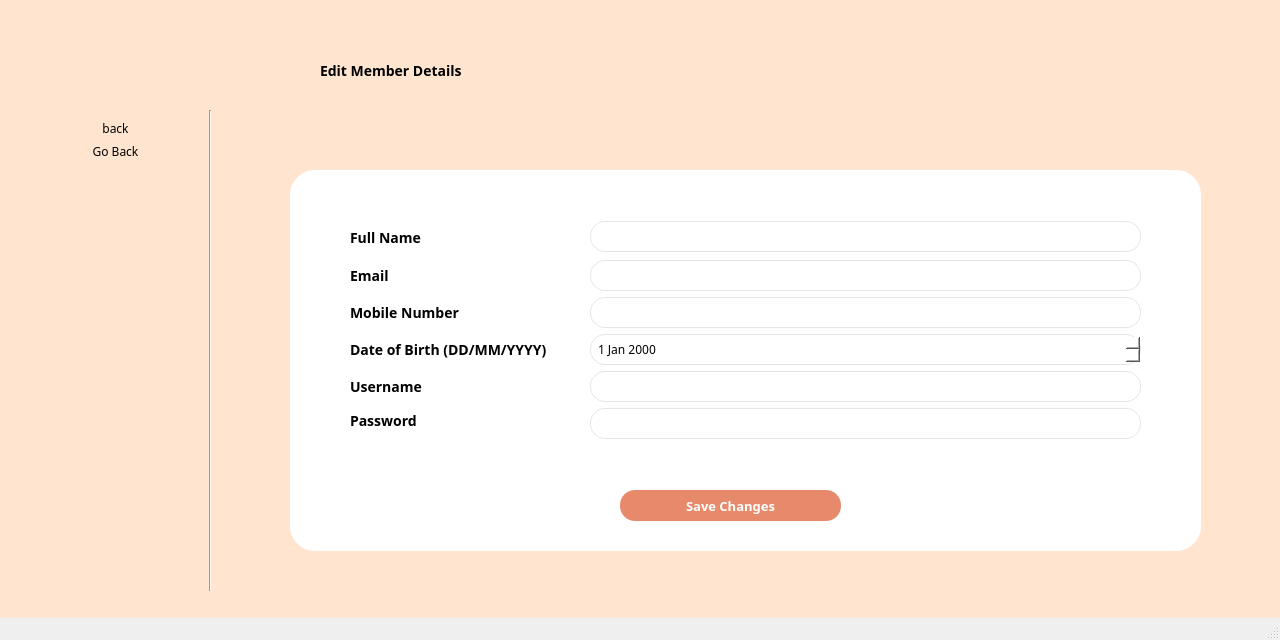
<?xml version="1.0" encoding="UTF-8"?>
<ui version="4.0">
 <class>adminMemberEdit</class>
 <widget class="QMainWindow" name="adminMemberEdit">
  <property name="geometry">
   <rect>
    <x>0</x>
    <y>0</y>
    <width>1280</width>
    <height>640</height>
   </rect>
  </property>
  <property name="minimumSize">
   <size>
    <width>0</width>
    <height>0</height>
   </size>
  </property>
  <property name="maximumSize">
   <size>
    <width>16777215</width>
    <height>16777215</height>
   </size>
  </property>
  <property name="windowTitle">
   <string>MainWindow</string>
  </property>
  <widget class="QWidget" name="centralwidget">
   <property name="styleSheet">
    <string notr="true">QWidget{
	background: #FFE5D0;
	font-family: Montserrat;
}</string>
   </property>
   <widget class="QLabel" name="logoImage">
    <property name="geometry">
     <rect>
      <x>10</x>
      <y>20</y>
      <width>221</width>
      <height>71</height>
     </rect>
    </property>
    <property name="text">
     <string/>
    </property>
    <property name="pixmap">
     <pixmap resource="resources.qrc">:/resources/images/bblLogo.png</pixmap>
    </property>
   </widget>
   <widget class="QLabel" name="label_6">
    <property name="geometry">
     <rect>
      <x>320</x>
      <y>30</y>
      <width>231</width>
      <height>81</height>
     </rect>
    </property>
    <property name="sizePolicy">
     <sizepolicy hsizetype="Preferred" vsizetype="Fixed">
      <horstretch>0</horstretch>
      <verstretch>0</verstretch>
     </sizepolicy>
    </property>
    <property name="styleSheet">
     <string notr="true">QLabel{
	font-weight: bold;
	font-size: 14px;

}</string>
    </property>
    <property name="text">
     <string>Edit Member Details</string>
    </property>
   </widget>
   <widget class="QWidget" name="layoutWidget_2">
    <property name="geometry">
     <rect>
      <x>20</x>
      <y>120</y>
      <width>191</width>
      <height>471</height>
     </rect>
    </property>
    <layout class="QVBoxLayout" name="verticalLayout">
     <item>
      <widget class="QLabel" name="memberIcon">
       <property name="text">
        <string>back</string>
       </property>
       <property name="alignment">
        <set>Qt::AlignCenter</set>
       </property>
      </widget>
     </item>
     <item>
      <widget class="QPushButton" name="memberBtn">
       <property name="styleSheet">
        <string notr="true">QPushButton{
	border-radius:15px;
	font: 14px &quot;Montserrat&quot;;
}

QPushButton:hover {
	text-decoration: underline;
}</string>
       </property>
       <property name="text">
        <string>Go Back</string>
       </property>
      </widget>
     </item>
     <item>
      <spacer name="verticalSpacer">
       <property name="orientation">
        <enum>Qt::Vertical</enum>
       </property>
       <property name="sizeHint" stdset="0">
        <size>
         <width>20</width>
         <height>40</height>
        </size>
       </property>
      </spacer>
     </item>
    </layout>
   </widget>
   <widget class="QGroupBox" name="groupBox">
    <property name="geometry">
     <rect>
      <x>290</x>
      <y>170</y>
      <width>911</width>
      <height>381</height>
     </rect>
    </property>
    <property name="styleSheet">
     <string notr="true">QGroupBox{
	border-radius: 25px;
	background: rgb(255, 255, 255);
}

/*QLineEdit{
	background:rgb(255, 229, 208);
	border-radius: 15px;
}*/

QLabel{
	background: rgb(255, 255, 255);
	font-size: 14px;
	font-weight: bold;

}

QLineEdit {
	background:rgb(255, 229, 208);
	border: 1px solid;
	border-radius: 15px;
	border-color: #e5e5e5;
	background-color: palette(base);
	padding: 0px 5px;
}

QDateEdit{
	background:rgb(255, 229, 208);
	border: 1px solid;
	border-radius: 15px;
	border-color: #e5e5e5;
	background-color: palette(base);
	padding: 0px 5px;
}

QFormLayout{
	color: rgb(255, 255, 255);
}


QPushButton {
	border-radius: 15px; 
	font-size: 13px;
}
</string>
    </property>
    <property name="title">
     <string/>
    </property>
    <widget class="QPushButton" name="updateMemberButton">
     <property name="geometry">
      <rect>
       <x>330</x>
       <y>320</y>
       <width>221</width>
       <height>31</height>
      </rect>
     </property>
     <property name="styleSheet">
      <string notr="true">QPushButton {
background-color: #E78A6B;
color:  #fff;
font-weight: 500;
}

QPushButton:hover {
background-color: rgba(231, 138, 107, 0.8);
}

QPushButton:pressed {
background-color: rgb(196, 116, 90);
}</string>
     </property>
     <property name="text">
      <string>Save Changes</string>
     </property>
    </widget>
    <widget class="QLineEdit" name="emailLineEdit">
     <property name="geometry">
      <rect>
       <x>300</x>
       <y>90</y>
       <width>551</width>
       <height>31</height>
      </rect>
     </property>
     <property name="minimumSize">
      <size>
       <width>0</width>
       <height>31</height>
      </size>
     </property>
    </widget>
    <widget class="QLineEdit" name="mobileNumLineEdit">
     <property name="geometry">
      <rect>
       <x>300</x>
       <y>127</y>
       <width>551</width>
       <height>31</height>
      </rect>
     </property>
     <property name="minimumSize">
      <size>
       <width>0</width>
       <height>31</height>
      </size>
     </property>
     <property name="maximumSize">
      <size>
       <width>16777215</width>
       <height>16777215</height>
      </size>
     </property>
     <property name="baseSize">
      <size>
       <width>0</width>
       <height>31</height>
      </size>
     </property>
     <property name="text">
      <string/>
     </property>
    </widget>
    <widget class="QLineEdit" name="passwordLineEdit">
     <property name="geometry">
      <rect>
       <x>300</x>
       <y>238</y>
       <width>551</width>
       <height>31</height>
      </rect>
     </property>
     <property name="sizePolicy">
      <sizepolicy hsizetype="Preferred" vsizetype="Preferred">
       <horstretch>0</horstretch>
       <verstretch>0</verstretch>
      </sizepolicy>
     </property>
     <property name="minimumSize">
      <size>
       <width>0</width>
       <height>31</height>
      </size>
     </property>
     <property name="maximumSize">
      <size>
       <width>16777215</width>
       <height>0</height>
      </size>
     </property>
     <property name="styleSheet">
      <string notr="true">QLineEdit {
	padding: 5px;
}</string>
     </property>
     <property name="alignment">
      <set>Qt::AlignLeading|Qt::AlignLeft|Qt::AlignTop</set>
     </property>
    </widget>
    <widget class="QLabel" name="label_20">
     <property name="geometry">
      <rect>
       <x>60</x>
       <y>164</y>
       <width>211</width>
       <height>31</height>
      </rect>
     </property>
     <property name="sizePolicy">
      <sizepolicy hsizetype="Preferred" vsizetype="Preferred">
       <horstretch>0</horstretch>
       <verstretch>0</verstretch>
      </sizepolicy>
     </property>
     <property name="minimumSize">
      <size>
       <width>0</width>
       <height>0</height>
      </size>
     </property>
     <property name="maximumSize">
      <size>
       <width>16777185</width>
       <height>16777215</height>
      </size>
     </property>
     <property name="text">
      <string>Date of Birth (DD/MM/YYYY)</string>
     </property>
    </widget>
    <widget class="QLabel" name="label">
     <property name="geometry">
      <rect>
       <x>60</x>
       <y>127</y>
       <width>161</width>
       <height>31</height>
      </rect>
     </property>
     <property name="text">
      <string>Mobile Number</string>
     </property>
    </widget>
    <widget class="QDateEdit" name="dateEdit">
     <property name="geometry">
      <rect>
       <x>300</x>
       <y>164</y>
       <width>551</width>
       <height>31</height>
      </rect>
     </property>
     <property name="minimumSize">
      <size>
       <width>0</width>
       <height>31</height>
      </size>
     </property>
     <property name="maximumSize">
      <size>
       <width>16777215</width>
       <height>0</height>
      </size>
     </property>
    </widget>
    <widget class="QLineEdit" name="usernameLineEdit">
     <property name="enabled">
      <bool>false</bool>
     </property>
     <property name="geometry">
      <rect>
       <x>300</x>
       <y>201</y>
       <width>551</width>
       <height>31</height>
      </rect>
     </property>
     <property name="sizePolicy">
      <sizepolicy hsizetype="Preferred" vsizetype="Preferred">
       <horstretch>0</horstretch>
       <verstretch>0</verstretch>
      </sizepolicy>
     </property>
     <property name="minimumSize">
      <size>
       <width>0</width>
       <height>31</height>
      </size>
     </property>
     <property name="maximumSize">
      <size>
       <width>16777215</width>
       <height>0</height>
      </size>
     </property>
    </widget>
    <widget class="QLabel" name="label_13">
     <property name="geometry">
      <rect>
       <x>60</x>
       <y>90</y>
       <width>111</width>
       <height>31</height>
      </rect>
     </property>
     <property name="text">
      <string>Email</string>
     </property>
    </widget>
    <widget class="QLabel" name="label_21">
     <property name="geometry">
      <rect>
       <x>60</x>
       <y>201</y>
       <width>141</width>
       <height>31</height>
      </rect>
     </property>
     <property name="sizePolicy">
      <sizepolicy hsizetype="Preferred" vsizetype="Preferred">
       <horstretch>0</horstretch>
       <verstretch>0</verstretch>
      </sizepolicy>
     </property>
     <property name="minimumSize">
      <size>
       <width>0</width>
       <height>0</height>
      </size>
     </property>
     <property name="maximumSize">
      <size>
       <width>16777185</width>
       <height>16777215</height>
      </size>
     </property>
     <property name="text">
      <string>Username</string>
     </property>
    </widget>
    <widget class="QLabel" name="label_16">
     <property name="geometry">
      <rect>
       <x>60</x>
       <y>235</y>
       <width>141</width>
       <height>31</height>
      </rect>
     </property>
     <property name="sizePolicy">
      <sizepolicy hsizetype="Preferred" vsizetype="Preferred">
       <horstretch>0</horstretch>
       <verstretch>0</verstretch>
      </sizepolicy>
     </property>
     <property name="minimumSize">
      <size>
       <width>0</width>
       <height>0</height>
      </size>
     </property>
     <property name="maximumSize">
      <size>
       <width>16777185</width>
       <height>16777215</height>
      </size>
     </property>
     <property name="text">
      <string>Password</string>
     </property>
    </widget>
    <widget class="QLabel" name="label_4">
     <property name="geometry">
      <rect>
       <x>60</x>
       <y>60</y>
       <width>101</width>
       <height>16</height>
      </rect>
     </property>
     <property name="text">
      <string>Full Name</string>
     </property>
    </widget>
    <widget class="QLineEdit" name="firstNameLineEdit">
     <property name="geometry">
      <rect>
       <x>300</x>
       <y>51</y>
       <width>551</width>
       <height>31</height>
      </rect>
     </property>
     <property name="minimumSize">
      <size>
       <width>0</width>
       <height>31</height>
      </size>
     </property>
     <property name="text">
      <string/>
     </property>
    </widget>
   </widget>
   <widget class="Line" name="line">
    <property name="geometry">
     <rect>
      <x>200</x>
      <y>110</y>
      <width>21</width>
      <height>481</height>
     </rect>
    </property>
    <property name="styleSheet">
     <string notr="true">Line{
	color:rgb(221, 46, 68);
}</string>
    </property>
    <property name="orientation">
     <enum>Qt::Vertical</enum>
    </property>
   </widget>
  </widget>
  <widget class="QMenuBar" name="menubar">
   <property name="geometry">
    <rect>
     <x>0</x>
     <y>0</y>
     <width>1280</width>
     <height>21</height>
    </rect>
   </property>
  </widget>
  <widget class="QStatusBar" name="statusbar"/>
 </widget>
 <resources>
  <include location="resources.qrc"/>
 </resources>
 <connections/>
</ui>
